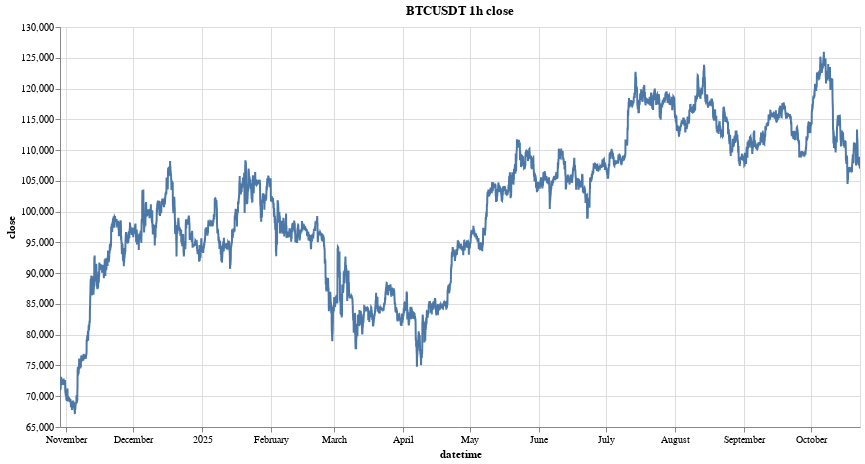

This figure's notebook cell:
### Code cell
alt.data_transformers.enable("vegafusion")
research.plot_dyn_timeseries(ts, sym, 'close', time_interval)

### Figure 1 — Vega specification as saved in the notebook (floating-point values rounded to 4 significant figures; data arrays with more than 128 entries replaced by an {"elided": "..."} marker saying what was removed)
{"$schema": "https://vega.github.io/schema/vega/v5.json", "data": [{"name": "param_8_store"}, {"name": "param_9_store"}, {"name": "source_0", "values": {"elided": "8611 records"}, "transform": [{"type": "formula", "expr": "toDate(datum['datetime'])", "as": "datetime"}]}, {"name": "source_0_y_domain_close", "values": [{"min": 67100.0, "max": 126000.0}]}], "signals": [{"name": "unit", "value": {}, "on": [{"events": "pointermove", "update": "isTuple(group()) ? group() : unit"}]}, {"name": "param_8", "update": "vlSelectionResolve(\"param_8_store\", \"union\")"}, {"name": "param_9", "update": "vlSelectionResolve(\"param_9_store\", \"union\")"}, {"name": "param_8_datetime", "on": [{"events": [{"source": "view", "type": "dblclick"}], "update": "null"}, {"events": {"signal": "param_8_translate_delta"}, "update": "panLinear(param_8_translate_anchor.extent_x, -param_8_translate_delta.x / width)"}, {"events": {"signal": "param_8_zoom_delta"}, "update": "zoomLinear(domain(\"x\"), param_8_zoom_anchor.x, param_8_zoom_delta)"}]}, {"name": "param_8_tuple", "on": [{"events": [{"signal": "param_8_datetime"}], "update": "param_8_datetime ? {unit: \"\", fields: param_8_tuple_fields, values: [param_8_datetime]} : null"}]}, {"name": "param_8_tuple_fields", "value": [{"field": "datetime", "channel": "x", "type": "R"}]}, {"name": "param_8_translate_anchor", "value": {}, "on": [{"events": [{"source": "scope", "type": "pointerdown"}], "update": "{x: x(unit), y: y(unit), extent_x: domain(\"x\")}"}]}, {"name": "param_8_translate_delta", "value": {}, "on": [{"events": [{"source": "window", "between": [{"source": "scope", "type": "pointerdown"}, {"source": "window", "type": "pointerup"}], "consume": true, "type": "pointermove"}], "update": "{x: param_8_translate_anchor.x - x(unit), y: param_8_translate_anchor.y - y(unit)}"}]}, {"name": "param_8_zoom_anchor", "on": [{"events": [{"source": "scope", "type": "wheel", "consume": true}], "update": "{x: invert(\"x\", x(unit)), y: invert(\"y\", y(unit))}"}]}, {"name": "param_8_zoom_delta", "on": [{"events": [{"source": "scope", "type": "wheel", "consume": true}], "update": "pow(1.001, event.deltaY * pow(16, event.deltaMode))", "force": true}]}, {"name": "param_8_modify", "on": [{"events": {"signal": "param_8_tuple"}, "update": "modify(\"param_8_store\", param_8_tuple, true)"}]}, {"name": "param_9_close", "on": [{"events": [{"source": "view", "type": "dblclick"}], "update": "null"}, {"events": {"signal": "param_9_translate_delta"}, "update": "panLinear(param_9_translate_anchor.extent_y, param_9_translate_delta.y / height)"}, {"events": {"signal": "param_9_zoom_delta"}, "update": "zoomLinear(domain(\"y\"), param_9_zoom_anchor.y, param_9_zoom_delta)"}]}, {"name": "param_9_tuple", "on": [{"events": [{"signal": "param_9_close"}], "update": "param_9_close ? {unit: \"\", fields: param_9_tuple_fields, values: [param_9_close]} : null"}]}, {"name": "param_9_tuple_fields", "value": [{"field": "close", "channel": "y", "type": "R"}]}, {"name": "param_9_translate_anchor", "value": {}, "on": [{"events": [{"source": "scope", "type": "pointerdown"}], "update": "{x: x(unit), y: y(unit), extent_y: domain(\"y\")}"}]}, {"name": "param_9_translate_delta", "value": {}, "on": [{"events": [{"source": "window", "between": [{"source": "scope", "type": "pointerdown"}, {"source": "window", "type": "pointerup"}], "type": "pointermove", "consume": true}], "update": "{x: param_9_translate_anchor.x - x(unit), y: param_9_translate_anchor.y - y(unit)}"}]}, {"name": "param_9_zoom_anchor", "on": [{"events": [{"source": "scope", "type": "wheel", "consume": true}], "update": "{x: invert(\"x\", x(unit)), y: invert(\"y\", y(unit))}"}]}, {"name": "param_9_zoom_delta", "on": [{"events": [{"source": "scope", "consume": true, "type": "wheel"}], "update": "pow(1.001, event.deltaY * pow(16, event.deltaMode))", "force": true}]}, {"name": "param_9_modify", "on": [{"events": {"signal": "param_9_tuple"}, "update": "modify(\"param_9_store\", param_9_tuple, true)"}]}], "marks": [{"type": "line", "name": "marks", "from": {"data": "source_0"}, "sort": {"field": "x"}, "encode": {"update": {"tooltip": {"signal": "{\"datetime\": timeFormat(datum[\"datetime\"], '%b %d, %Y'), \"close\": format(datum[\"close\"], \"\")}"}, "x": {"field": "datetime", "scale": "x"}, "y": {"field": "close", "scale": "y"}, "stroke": {"value": "#4c78a8"}, "defined": {"signal": "isValid(datum[\"datetime\"]) && isFinite(+datum[\"datetime\"]) && isValid(datum[\"close\"]) && isFinite(+datum[\"close\"])"}}}, "clip": true, "style": ["line"], "interactive": true}], "scales": [{"name": "x", "type": "time", "domain": {"data": "source_0", "field": "datetime"}, "range": [0, {"signal": "width"}], "domainRaw": {"signal": "param_8[\"datetime\"]"}}, {"name": "y", "type": "linear", "domain": [{"signal": "(data(\"source_0_y_domain_close\")[0] || {}).min"}, {"signal": "(data(\"source_0_y_domain_close\")[0] || {}).max"}], "range": [{"signal": "height"}, 0], "nice": true, "zero": false, "domainRaw": {"signal": "param_9[\"close\"]"}}], "axes": [{"scale": "x", "domain": false, "zindex": 0, "maxExtent": 0, "gridScale": "y", "grid": true, "minExtent": 0, "orient": "bottom", "aria": false, "tickCount": {"signal": "ceil(width/40)"}, "labels": false, "ticks": false}, {"scale": "y", "aria": false, "maxExtent": 0, "ticks": false, "orient": "left", "grid": true, "tickCount": {"signal": "ceil(height/40)"}, "gridScale": "x", "domain": false, "labels": false, "zindex": 0, "minExtent": 0}, {"scale": "x", "title": "datetime", "zindex": 0, "orient": "bottom", "grid": false, "labelFlush": true, "labelOverlap": true, "tickCount": {"signal": "ceil(width/40)"}}, {"scale": "y", "grid": false, "tickCount": {"signal": "ceil(height/40)"}, "zindex": 0, "title": "close", "labelOverlap": true, "orient": "left"}], "title": {"text": "BTCUSDT 1h close", "frame": "group"}, "padding": 5, "width": 800, "background": "white", "height": 400, "style": "cell"}
